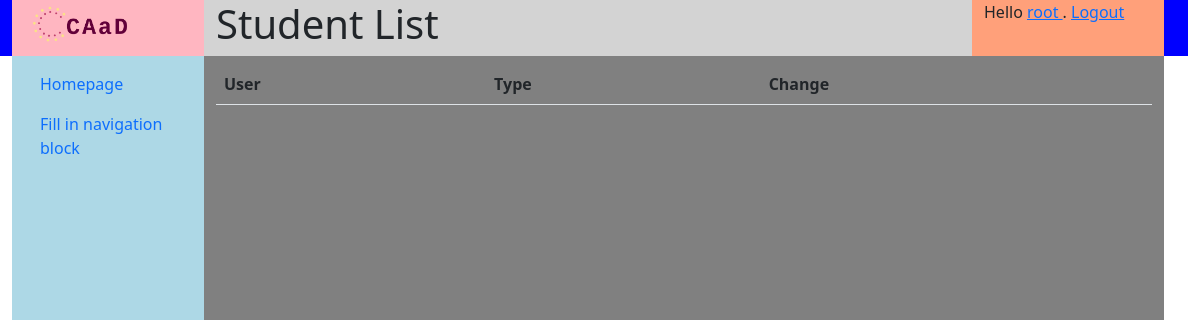
The app's page /courses/15/students (signed in), older data.
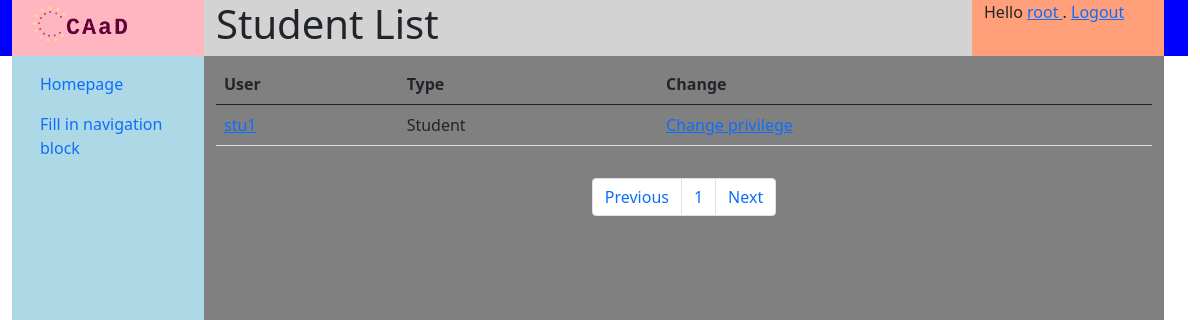
The same page, newer data.
### courses/models.py (models this page shows, shortened)
class CourseMember(models.Model):
    MEMBER_TYPE = [(0, 'admin'), (1, 'teacher'),
                   (2, 'assistant'), (3, 'student')]
    type = models.IntegerField(
        choices=MEMBER_TYPE, verbose_name='Member type')
    course = models.ForeignKey(Course, on_delete=models.CASCADE, null=True)
    user = models.ForeignKey(User, on_delete=models.CASCADE, null=True)
    @classmethod
    def get_highest_course_privilege(cls, user_id, course_id):
        if user_id == None or course_id == None:
            return 4
        cm = cls.objects.filter(course__pk=course_id).filter(user__pk=user_id)
        if len(cm) > 0:
            type = 3
            for role in cm:
                if role.type < type:
                    type = role.type
            return type
        return 4
    @classmethod
    def is_teacher_of(cls, user_id, course_id):
        return (cls.get_highest_course_privilege(user_id, course_id) < 2)

### courses/views.py (the view)
# urls.py: path('<int:course_id>/students', views.StudentsListView.as_view(), name='students_manage'),
class StudentsListView(ListView):
    paginate_by = 10
    template_name = 'courses/students.html'
    context_object_name = 'student_list'
    def get_queryset(self):
        user = self.request.user
        course_id = self.kwargs['course_id']
        privilege = CourseMember.get_highest_course_privilege(user.pk, course_id)
        return CourseMember.objects.filter(course__id=course_id, type__gt=privilege)
    def get_context_data(self, *args, object_list=None, **kwargs):
        context = super().get_context_data(*args, object_list=object_list, **kwargs)
        context['title'] = "Student List"
        context['course_id'] = self.kwargs['course_id']
        return context
    def get(self, request, course_id):
        if not request.user.is_authenticated:
            return error_not_authenticated(request)
        if not CourseMember.is_teacher_of(request.user.pk, course_id):
            return return_error(USER_NOT_AUTHORIZED)
        return super(StudentsListView, self).get(self, request)

### templates/courses/students.html (shortened to what this page needs)
{% extends 'generics/base.html' %}
{% block content %}
<div class="container mt-2">
<table class="table">
<thead>
    <tr>
    <th scope="col">User</th>
    <th scope="col">Type</th>
    <th scope="col">Change</th>
    </tr>
</thead>
{% for member_record in student_list %}
    <tr>
        <td>
            <a href="{% url 'users:profile' member_record.user.username %}">
                {{ member_record.user }}
            </a>
        </td>
        <td>
            {% if member_record.type == 1 %}
            Teacher
            {% elif member_record.type == 2 %}
            Assistant
            {% elif member_record.type == 3 %}
            Student
            {% endif %}
        </td>
        <td><a href="{% url 'courses:privilege_change' member_record.pk %}">Change privilege</a></td>
    </tr>
{% endfor %}
</table>
</div>
{% if page_obj %}
<nav aria-label="Page navigation example">
<ul class="pagination d-flex justify-content-center m-3">
    {% if page_obj.has_previous %}
        <li class="page-item"><a class="page-link" href="?page={{ page_obj.previous_page_number }}">Previous</a></li>
        {% else %}
        <li class="page-item"><a class="page-link disabled" href="#" disabled>Previous</a></li>
    {% endif %}
    {% for object in page_obj.paginator.page_range %}
        <li class="page-item">
            <a class="page-link" href="?page={{ forloop.counter }}">{{ forloop.counter }}</a>
        </li>
    {% endfor %}
    {% if page_obj.has_next %}
        <li class="page-item"><a class="page-link" href="?page={{ page_obj.next_page_number }}">Next</a></li>
        {% else %}
        <li class="page-item"><a class="page-link disabled" href="#" disabled>Next</a></li>
    {% endif %}
</ul>
</nav>
{% endif %}
{% endblock content %}

Row changes from the older to the newer data that the page shows:
added CourseMember: user "stu1", type "Student"
Text that changed along with them:
text now shown: "Previous Next"
new list line: "1"
